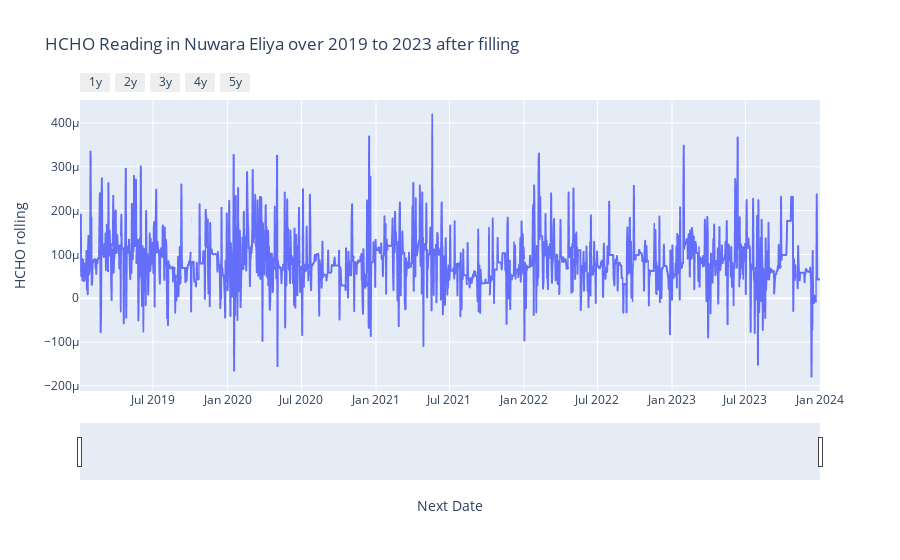

The notebook cell this image was saved under:
### Code cell
# Plot the HCHO emission in each year in Nuwara Eliya
fig = px.line(checkNuwaraEliya , x="Next Date", y="HCHO rolling", title="HCHO Reading in Nuwara Eliya over 2019 to 2023 after filling") 
fig.update_xaxes(
    rangeslider_visible=True,
    rangeselector=dict(
        buttons=list([
            dict(count=1, label="1y", step="year", stepmode="backward"), 
            dict(count=2, label="2y", step="year", stepmode="backward"), 
            dict(count=3, label="3y", step="year", stepmode="backward"), 
            dict(count=4, label="4y", step="year", stepmode="backward"), 
            dict(count=5, label="5y", step="year", stepmode="backward"), 
        ])
    )
)

fig.show()

### Figure 1 — Plotly figure (JSON) as saved in the notebook; plotly's stock layout.template omitted (floating-point values rounded to 4 significant figures; data arrays with more than 128 entries replaced by an {"elided": "..."} marker saying what was removed)
{"data": [{"hovertemplate": "Next Date=%{x}<br>HCHO rolling=%{y}<extra></extra>", "legendgroup": "", "line": {"color": "#636efa", "dash": "solid"}, "marker": {"symbol": "circle"}, "mode": "lines", "name": "", "showlegend": false, "type": "scattergl", "x": {"elided": "1826 str values"}, "xaxis": "x", "y": {"elided": "1826 float values"}, "yaxis": "y"}], "layout": {"legend": {"tracegroupgap": 0}, "title": {"text": "HCHO Reading in Nuwara Eliya over 2019 to 2023 after filling"}, "xaxis": {"anchor": "y", "domain": [0, 1], "rangeselector": {"buttons": [{"count": 1, "label": "1y", "step": "year", "stepmode": "backward"}, {"count": 2, "label": "2y", "step": "year", "stepmode": "backward"}, {"count": 3, "label": "3y", "step": "year", "stepmode": "backward"}, {"count": 4, "label": "4y", "step": "year", "stepmode": "backward"}, {"count": 5, "label": "5y", "step": "year", "stepmode": "backward"}]}, "rangeslider": {"visible": true}, "title": {"text": "Next Date"}}, "yaxis": {"anchor": "x", "domain": [0, 1], "title": {"text": "HCHO rolling"}}}}
